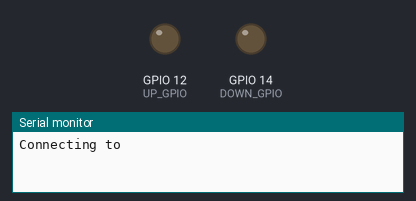
This sketch was run on a simulated ESP8266 (NodeMCU). On the bench: output pins drawn as LEDs (lit = HIGH), the last lines printed to the serial monitor. WiFi joins after 1.5 s; servers stay silent unless stated; uploads are accepted with an empty reply; not simulated (calls return 0 or success): keys.h. At 3.8 s the program puts the board to deep sleep or switches it off; the recording ends there.

Above: at 0.1 s.
At 2.9 s:
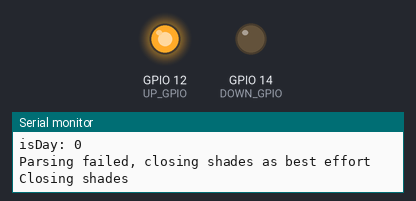
Timing chart, 0 to 3.8 s (numbered marks = the images above):
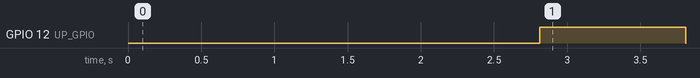

The sketch:

auto-sunshades.ino.ino
```cpp
#include <ESP8266WiFi.h>

// Not giving these ^^
#include "keys.h"

#define FLOATCHARS "01234567890."
#define TEMPERATURE_THRESHOLD 16.5f
#define WIND_THRESHOLD 25.0f
#define FAIL_FLOAT 200.0f
#define RAIN_CHANCE_THRESHOLD 40.0f
#define MIN_UV_INDEX 2
#define MAX_CLOUD_COVER 90.0f

#define UP_GPIO 12
#define DOWN_GPIO 14
/**
 * {locationKey} as last param of url
 * GET: "http://dataservice.accuweather.com/forecasts/v1/hourly/1hour/{location_id}"
 * required: apiKey
 * optional: language, details, metric
 */
#define FORECAST_API_URL String("http://dataservice.accuweather.com/forecasts/v1/hourly/1hour/247518?apikey=") + API_KEY + "&details=true&metric=true"

void setup() {
  // Setup pins
  pinMode(UP_GPIO,   OUTPUT);
  pinMode(DOWN_GPIO, OUTPUT);

  digitalWrite(UP_GPIO, LOW);
  digitalWrite(UP_GPIO, LOW);

  // Serial for debugging :D
  Serial.begin(115200);
  delay(10);

  // We start by connecting to a WiFi network
  Serial.println();
  Serial.println();
  Serial.print("Connecting to ");
  Serial.println(WIFI_SSID);

  connectWiFi(WIFI_SSID, WIFI_KEY);
}

void loop() {
  Serial.println("Starting program");
  /*
     Get request example: https://raw.githubusercontent.com/esp8266/Arduino/master/libraries/ESP8266WiFi/examples/WiFiClient/WiFiClient.ino
  */
  delay(10);

  const char * host = "dataservice.accuweather.com";
  Serial.print("connecting to ");
  Serial.println(host);

  // Use WiFiClient class to create TCP connections
  WiFiClient client;
  const int httpPort = 80;
  if (!client.connect(host, httpPort)) {
    Serial.println("connection failed");
    return;
  }

  Serial.print("Requesting URL: ");
  Serial.println(FORECAST_API_URL);

  // This will send the request to the server
  client.print(String("GET ") + FORECAST_API_URL + " HTTP/1.1\r\n" +
               "Host: " + host + "\r\n" +
               "Connection: close\r\n\r\n");
  unsigned long timeout = millis();
  while (client.available() == 0) {
    if (millis() - timeout > 5000) {
      Serial.println(">>> Client Timeout !");
      client.stop();
      return;
    }
  }

  String line;
  // Read all the lines of the reply from server and print them to Serial
  while (client.available()) {
    line = client.readStringUntil('\r');
    Serial.print(line);
  }
  Serial.println();

  float temperature = getValueFromJson(line, "Temperature");
  float mmRain = getValueFromJson(line, "TotalLiquid");
  float windSpeed = getValueFromJson(line, "Wind");
  bool sunLight = getPosition(line, "true", 0) || 0;
  float rainChance = getValueFromJsonSimple(line, "RainProbability");
  float uvIndex = getValueFromJsonSimple(line, "UVIndex");
  float cloudCover = getValueFromJsonSimple(line, "CloudCover");

  printVar("temp: ", temperature);
  printVar("wind: ", windSpeed);
  printVar("rain: ", mmRain);
  printVar("rain %", rainChance);
  printVar("cloud %", cloudCover);
  printVar("uvIndex", uvIndex);
  printVar("isDay: ", sunLight);

  if (temperature == FAIL_FLOAT || mmRain == FAIL_FLOAT || rainChance == FAIL_FLOAT || MAX_CLOUD_COVER == FAIL_FLOAT) {
    Serial.println("Parsing failed, closing shades as best effort");
    closeShades();
    ESP.deepSleep(15*60*1e6); // once per 15 minutes
    return;
  }

  // Close shades when there is not sunLight, there might be rain or
  // the temperature is to low
  if (!sunLight || mmRain >= 0.1f || temperature <= TEMPERATURE_THRESHOLD ||
      windSpeed >= WIND_THRESHOLD || rainChance >= RAIN_CHANCE_THRESHOLD  ||
      uvIndex <= MIN_UV_INDEX || cloudCover >= MAX_CLOUD_COVER) {
    closeShades();
  }
  else {
    openShades();
  }

  Serial.println("Good night, sleep tight, don't let the bedbugs bite.");
  ESP.deepSleep(30*60*1e6); // once per half hour
}

void connectWiFi(const char* ssid, const char* key) {
  /* Explicitly set the ESP8266 to be a WiFi-client, otherwise, it by default,
     would try to act as both a client and an access-point and could cause
     network-issues with your other WiFi-devices on your WiFi-network. */
  WiFi.mode(WIFI_STA);
  delay(10);
  WiFi.begin(ssid, key);

  unsigned long timeout = millis();
  while (WiFi.status() != WL_CONNECTED) {
    // Timeout after 10 seconds
    if (millis() - timeout > 10000) {
      // Don't know what went wrong
      // Sometimes this part just hangs forever.
      Serial.println("Hanging, resetting");
      ESP.restart();
    }

    delay(500);
    Serial.print(".");
  }

  Serial.println("");
  Serial.println("WiFi connected");
  Serial.println("IP address: ");
  Serial.println(WiFi.localIP());
}

void FakeDeepSleep(unsigned long duration) {
  WiFi.mode(WIFI_OFF);
  WiFi.forceSleepBegin();
  delay(duration);
  ESP.restart();
}

void closeShades() {
  Serial.println("Closing shades");
  digitalWrite(UP_GPIO, HIGH);
  delay(1000);
  digitalWrite(UP_GPIO, LOW);
}

void openShades() {
  Serial.println("Opening shades");
  digitalWrite(DOWN_GPIO, HIGH);
  delay(1000);
  digitalWrite(DOWN_GPIO, LOW);
}

float getValueFromJson(String json, String needle) {
  // First look for the expected param from position 0
  unsigned int pos = getPosition(json, needle, 0);

  // Failure!
  if (pos == 0) {
    return FAIL_FLOAT;
  }

  // Look for the Value
  pos = getPosition(json, "Value", pos);
  // Failure!
  if (pos == 0) {
    return FAIL_FLOAT;
  }

  // Yay now try parsing a number
  String floatMatch = "";
  for (; pos <= json.length(); pos++) {
    if (charInString(json[pos], FLOATCHARS)) {
      floatMatch += json[pos];
    }
    else if (floatMatch != "") {
      return floatMatch.toFloat();
    }
  }
  return FAIL_FLOAT;
}

float getValueFromJsonSimple(String json, String needle) {
  // First look for the expected param from position 0
  unsigned int pos = getPosition(json, needle, 0);

  // Failure!
  if (pos == 0) {
    return FAIL_FLOAT;
  }

  // Yay now try parsing a number
  String floatMatch = "";
  for (; pos <= json.length(); pos++) {
    if (charInString(json[pos], FLOATCHARS)) {
      floatMatch += json[pos];
    }
    else if (floatMatch != "") {
      return floatMatch.toFloat();
    }
  }
  return FAIL_FLOAT;
}

bool charInString(char needle, String haystack) {
  // Looks if the given char is in the String
  // Returns true if found and false otherwise
  for (unsigned int i = 0; i <= haystack.length(); i++) {
    if (needle == haystack[i]) {
      return true;
    }
  }
  return false;
}

unsigned int getPosition(String in, String needle, unsigned int i) {
  /**
   * Search for the given `needle` in the string
   * returns the last position of the char found in `in`
   * returns 0 if not found
   */
  unsigned int matching = 0;

  for (; i <= in.length(); i++) {
    // Check for matching char
    if (in[i] == needle[matching]) {
      if (++matching >= needle.length()) {
        // w00t total match found
        //Serial.print(needle);
        //Serial.println(" found!");
        return ++i;
      }
    }
    else {
      // Otherwise always reset matching
      matching = 0;
    }
  }

  // Return 0 to indicate failure
  // (position 0 in json won't make sense anyway...)
  return 0;
}

void printVar(String msg, float var) {
  Serial.print(msg);
  Serial.println(var);
}

void printVar(String msg, bool var) {
  Serial.print(msg);
  Serial.println(var);
}

/**
 * Example output:
   [
  {
    "DateTime": "2017-06-08T22:00:00+02:00",
    "EpochDateTime": 1496952000,
    "WeatherIcon": 7,
    "IconPhrase": "Cloudy",
    "IsDaylight": false,
    "Temperature": {
      "Value": 17.5,
      "Unit": "C",
      "UnitType": 17
    },
    "RealFeelTemperature": {
      "Value": 16.5,
      "Unit": "C",
      "UnitType": 17
    },
    "WetBulbTemperature": {
      "Value": 13.7,
      "Unit": "C",
      "UnitType": 17
    },
    "DewPoint": {
      "Value": 10.5,
      "Unit": "C",
      "UnitType": 17
    },
    "Wind": {
      "Speed": {
        "Value": 11.1,
        "Unit": "km/h",
        "UnitType": 7
      },
      "Direction": {
        "Degrees": 224,
        "Localized": "SW",
        "English": "SW"
      }
    },
    "WindGust": {
      "Speed": {
        "Value": 18.5,
        "Unit": "km/h",
        "UnitType": 7
      }
    },
    "RelativeHumidity": 63,
    "Visibility": {
      "Value": 16.1,
      "Unit": "km",
      "UnitType": 6
    },
    "Ceiling": {
      "Value": 579,
      "Unit": "m",
      "UnitType": 5
    },
    "UVIndex": 0,
    "UVIndexText": "Low",
    "PrecipitationProbability": 44,
    "RainProbability": 44,
    "SnowProbability": 0,
    "IceProbability": 0,
    "TotalLiquid": {
      "Value": 0,
      "Unit": "mm",
      "UnitType": 3
    },
    "Rain": {
      "Value": 0,
      "Unit": "mm",
      "UnitType": 3
    },
    "Snow": {
      "Value": 0,
      "Unit": "cm",
      "UnitType": 4
    },
    "Ice": {
      "Value": 0,
      "Unit": "mm",
      "UnitType": 3
    },
    "CloudCover": 93,
    "MobileLink": "http://m.accuweather.com/en/nl/heerenveen/247518/hourly-weather-forecast/247518?day=1&unit=c&lang=en-us",
    "Link": "http://www.accuweather.com/en/nl/heerenveen/247518/hourly-weather-forecast/247518?day=1&hbhhour=22&unit=c&lang=en-us"
  }
  ]
*/
```

Measured:
- by itself, GPIO 12 (UP_GPIO): LOW → HIGH at 2.8 s, → LOW 1.0 s later
